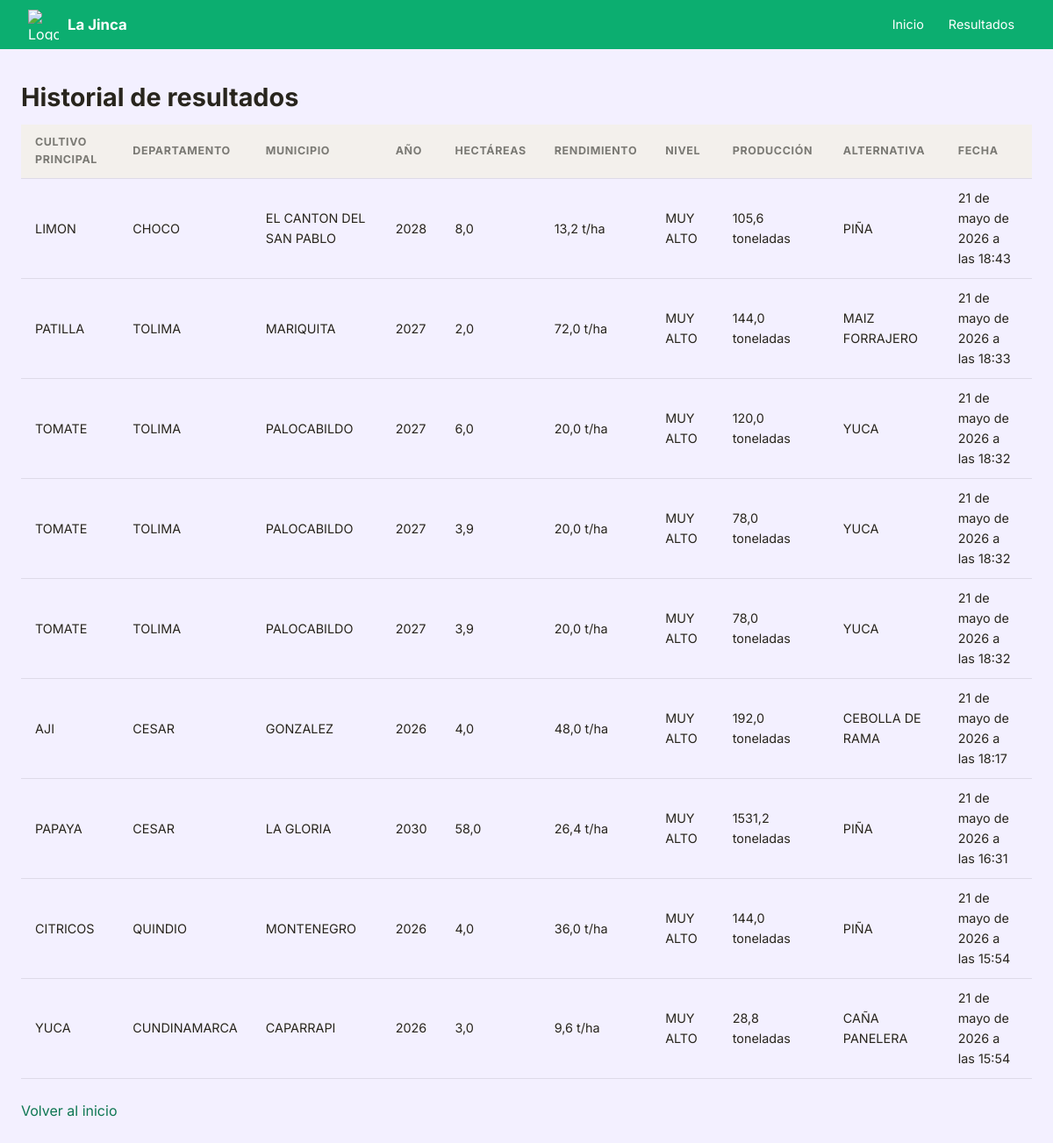
Page /resultados/ on the committed database.
### cultivos/models.py (models this page shows, shortened)
class HistorialPrediccion(models.Model):
    csv = models.ForeignKey(CultivoCSV, on_delete=models.CASCADE)
    departamento = models.CharField(max_length=100)
    municipio = models.CharField(max_length=100)
    anio = models.IntegerField()
    hectareas = models.FloatField()
    cultivo_principal = models.CharField(max_length=100)
    rendimiento_principal = models.FloatField()
    nivel_principal = models.CharField(max_length=20)
    produccion_principal = models.FloatField()
    cultivo_alternativo = models.CharField(max_length=100, blank=True, null=True)
    rendimiento_alternativo = models.FloatField(blank=True, null=True)
    nivel_alternativo = models.CharField(max_length=20, blank=True, null=True)
    produccion_alternativa = models.FloatField(blank=True, null=True)
    fecha = models.DateTimeField(auto_now_add=True)
    class Meta:
        ordering = ['-fecha']

### cultivos/views.py (the view)
# urls.py: path('resultados/', views.resultados, name='resultados'),
def resultados(request):
    preds = HistorialPrediccion.objects.all()
    return render(request, 'cultivos/resultados.html', {'preds': preds})

### cultivos/templates/cultivos/resultados.html (shortened to what this page needs)
{% extends "cultivos/base.html" %}
{% block content %}
<h1>Historial de resultados</h1>
{% if preds %}
    <table>
        <thead>
            <tr>
                <th>Cultivo principal</th>
                <th>Departamento</th>
                <th>Municipio</th>
                <th>Año</th>
                <th>Hectáreas</th>
                <th>Rendimiento</th>
                <th>Nivel</th>
                <th>Producción</th>
                <th>Alternativa</th>
                <th>Fecha</th>
            </tr>
        </thead>
        <tbody>
            {% for p in preds %}
                <tr>
                    <td>{{ p.cultivo_principal }}</td>
                    <td>{{ p.departamento }}</td>
                    <td>{{ p.municipio }}</td>
                    <td>{{ p.anio }}</td>
                    <td>{{ p.hectareas }}</td>
                    <td>{{ p.rendimiento_principal }} t/ha</td>
                    <td>{{ p.nivel_principal }}</td>
                    <td>{{ p.produccion_principal }} toneladas</td>
                    <td>{{ p.cultivo_alternativo|default:"Sin alternativa" }}</td>
                    <td>{{ p.fecha }}</td>
                </tr>
            {% endfor %}
        </tbody>
    </table>
{% else %}
    <p>No hay resultados guardados.</p>
{% endif %}
<p>
    <a href="{% url 'inicio' %}">Volver al inicio</a>
</p>
{% endblock %}

### cultivos/templates/cultivos/base.html (shortened to what this page needs)
{% load static %}
<!DOCTYPE html>
<html lang="es">
<head>
  <link rel="stylesheet" href="{% static 'css/main.css' %}">
</head>
<body>
<nav class="navbar">
  <div style="
    display:flex;
    align-items:center;
    gap:10px;
  ">
    <img
      src="https://cdn-icons-png.flaticon.com/512/628/628324.png"
      alt="Logo"
      style="
        width:35px;
        height:35px;
        object-fit:cover;
      "
    >
    <span class="brand">
      La Jinca
    </span>
  </div>
  <div class="nav-links">
    <a href="{% url 'inicio' %}">
      Inicio
    </a>
    <a href="{% url 'resultados' %}">
      Resultados
    </a>
  </div>
</nav>
<div class="container">
  {% block content %}{% endblock %}
</div>
</body>
</html>

### cultivos/static/css/main.css (style rules this page uses)
*, *::before, *::after { box-sizing: border-box; margin: 0; padding: 0; }
body { font-family: 'Inter', sans-serif; font-size: 1rem; line-height: 1.6; background-color: #f7f6f2; color: #28251d; -webkit-font-smoothing: antialiased; }
img { max-width: 100%; display: block; }
h1 { font-size: 1.8rem; font-weight: 700; margin-bottom: 0.5rem; }
p { margin-bottom: 0.75rem; max-width: 72ch; }
a { color: #0f7753; text-decoration: none; }
.navbar { background-color: #0cae70; color: #fff; padding: 0 2rem; height: 56px; display: flex; align-items: center; justify-content: space-between; }
.navbar a { color: #fff; font-size: 0.9rem; padding: 0.4rem 0.75rem; border-radius: 0.4rem; transition: background 0.18s; }
.navbar .brand { font-weight: 700; font-size: 1.05rem; }
.navbar .nav-links { display: flex; gap: 0.25rem; }
.container { max-width: 1700px; margin: 0 auto; padding: 2rem 1.5rem; }
table { width: 100%; border-collapse: collapse; font-size: 0.9rem; margin-bottom: 1.5rem; }
th, td { padding: 0.65rem 1rem; border-bottom: 1px solid rgba(40, 37, 29, 0.1); text-align: left; }
th { background-color: #f3f0ec; font-weight: 700; font-size: 0.78rem; text-transform: uppercase; letter-spacing: 0.05em; color: #7a7974; }
body { background: #f3f0ff !important; }

### rows in the picture
HistorialPrediccion: cultivo_principal "LIMON", departamento "CHOCO", municipio "EL CANTON DEL SAN PABLO", anio "2028", hectareas "8,0", rendimiento_principal "13,2", nivel_principal "MUY ALTO", produccion_principal "105,6", cultivo_alternativo "PIÑA", fecha "21 de mayo de 2026 a las 18:43"
HistorialPrediccion: cultivo_principal "PATILLA", departamento "TOLIMA", municipio "MARIQUITA", anio "2027", hectareas "2,0", rendimiento_principal "72,0", nivel_principal "MUY ALTO", produccion_principal "144,0", cultivo_alternativo "MAIZ FORRAJERO", fecha "21 de mayo de 2026 a las 18:33"
HistorialPrediccion: cultivo_principal "TOMATE", departamento "TOLIMA", municipio "PALOCABILDO", anio "2027", hectareas "6,0", rendimiento_principal "20,0", nivel_principal "MUY ALTO", produccion_principal "120,0", cultivo_alternativo "YUCA", fecha "21 de mayo de 2026 a las 18:32"
HistorialPrediccion: cultivo_principal "TOMATE", departamento "TOLIMA", municipio "PALOCABILDO", anio "2027", hectareas "3,9", rendimiento_principal "20,0", nivel_principal "MUY ALTO", produccion_principal "78,0", cultivo_alternativo "YUCA", fecha "21 de mayo de 2026 a las 18:32"
HistorialPrediccion: cultivo_principal "TOMATE", departamento "TOLIMA", municipio "PALOCABILDO", anio "2027", hectareas "3,9", rendimiento_principal "20,0", nivel_principal "MUY ALTO", produccion_principal "78,0", cultivo_alternativo "YUCA", fecha "21 de mayo de 2026 a las 18:32"
HistorialPrediccion: cultivo_principal "AJI", departamento "CESAR", municipio "GONZALEZ", anio "2026", hectareas "4,0", rendimiento_principal "48,0", nivel_principal "MUY ALTO", produccion_principal "192,0", cultivo_alternativo "CEBOLLA DE RAMA", fecha "21 de mayo de 2026 a las 18:17"
HistorialPrediccion: cultivo_principal "PAPAYA", departamento "CESAR", municipio "LA GLORIA", anio "2030", hectareas "58,0", rendimiento_principal "26,4", nivel_principal "MUY ALTO", produccion_principal "1531,2", cultivo_alternativo "PIÑA", fecha "21 de mayo de 2026 a las 16:31"
HistorialPrediccion: cultivo_principal "CITRICOS", departamento "QUINDIO", municipio "MONTENEGRO", anio "2026", hectareas "4,0", rendimiento_principal "36,0", nivel_principal "MUY ALTO", produccion_principal "144,0", cultivo_alternativo "PIÑA", fecha "21 de mayo de 2026 a las 15:54"
HistorialPrediccion: cultivo_principal "YUCA", departamento "CUNDINAMARCA", municipio "CAPARRAPI", anio "2026", hectareas "3,0", rendimiento_principal "9,6", nivel_principal "MUY ALTO", produccion_principal "28,8", cultivo_alternativo "CAÑA PANELERA", fecha "21 de mayo de 2026 a las 15:54"
